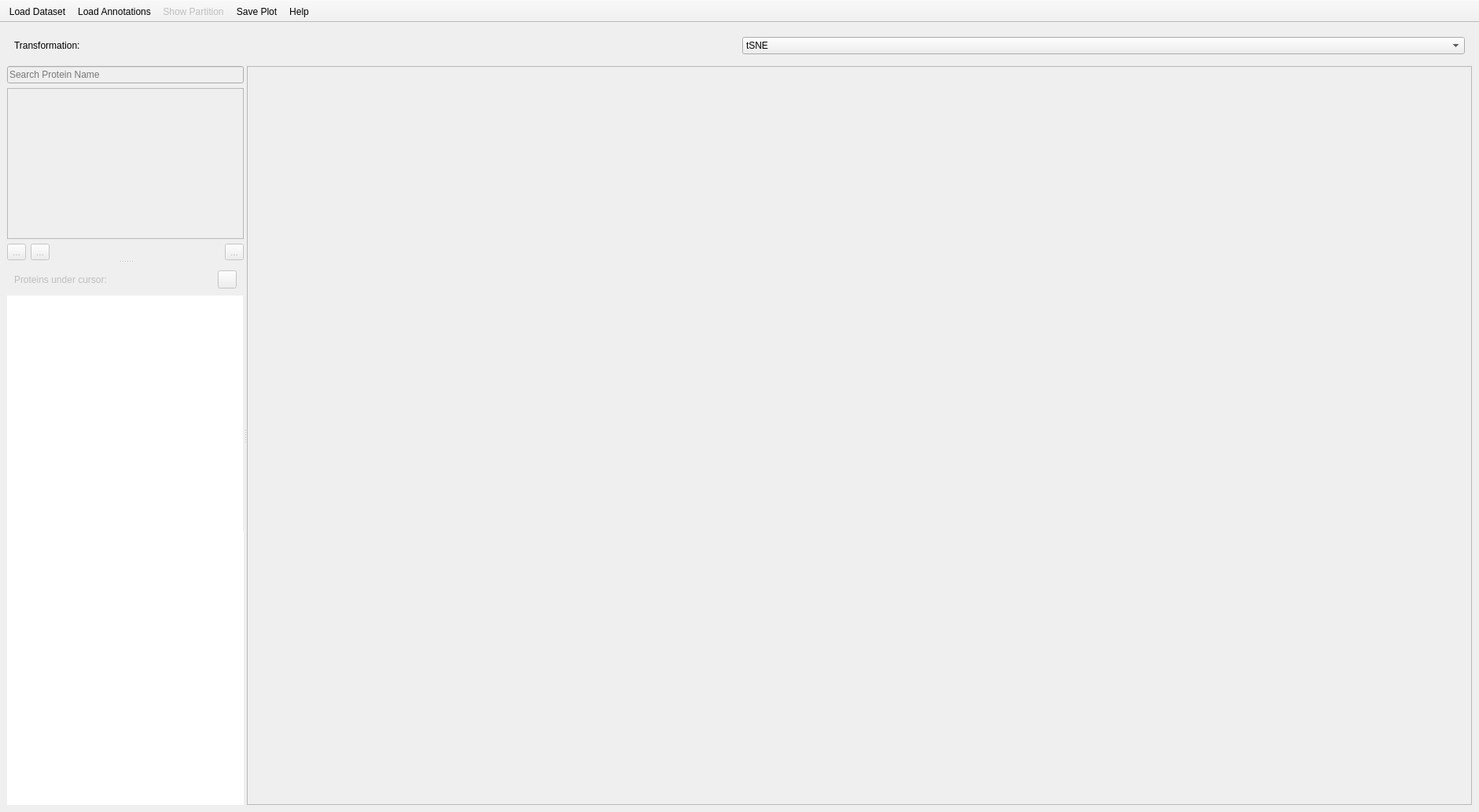
<?xml version="1.0" encoding="UTF-8"?>
<ui version="4.0">
 <class>MainWindow</class>
 <widget class="QMainWindow" name="MainWindow">
  <property name="geometry">
   <rect>
    <x>0</x>
    <y>0</y>
    <width>1881</width>
    <height>1033</height>
   </rect>
  </property>
  <property name="windowTitle">
   <string>Belki</string>
  </property>
  <property name="windowIcon">
   <iconset resource="resources.qrc">
    <normaloff>:/icons/appicon</normaloff>:/icons/appicon</iconset>
  </property>
  <widget class="QWidget" name="centralwidget">
   <layout class="QVBoxLayout" name="verticalLayout_2">
    <item>
     <widget class="QWidget" name="topBar" native="true">
      <property name="autoFillBackground">
       <bool>true</bool>
      </property>
      <layout class="QHBoxLayout" name="horizontalLayout">
       <item>
        <widget class="QLabel" name="label">
         <property name="text">
          <string>Transformation:</string>
         </property>
        </widget>
       </item>
       <item>
        <widget class="QComboBox" name="transformSelect">
         <property name="currentIndex">
          <number>3</number>
         </property>
         <item>
          <property name="text">
           <string>PCA12</string>
          </property>
         </item>
         <item>
          <property name="text">
           <string>PCA13</string>
          </property>
         </item>
         <item>
          <property name="text">
           <string>PCA23</string>
          </property>
         </item>
         <item>
          <property name="text">
           <string>tSNE</string>
          </property>
         </item>
        </widget>
       </item>
      </layout>
     </widget>
    </item>
    <item>
     <widget class="QSplitter" name="splitter">
      <property name="sizePolicy">
       <sizepolicy hsizetype="Expanding" vsizetype="Expanding">
        <horstretch>0</horstretch>
        <verstretch>0</verstretch>
       </sizepolicy>
      </property>
      <property name="orientation">
       <enum>Qt::Horizontal</enum>
      </property>
      <widget class="QSplitter" name="leftBar">
       <property name="orientation">
        <enum>Qt::Vertical</enum>
       </property>
       <widget class="QWidget" name="markerWidget" native="true">
        <property name="enabled">
         <bool>false</bool>
        </property>
        <layout class="QVBoxLayout" name="verticalLayout_4">
         <property name="leftMargin">
          <number>0</number>
         </property>
         <property name="topMargin">
          <number>0</number>
         </property>
         <property name="rightMargin">
          <number>0</number>
         </property>
         <property name="bottomMargin">
          <number>0</number>
         </property>
         <item>
          <widget class="QLineEdit" name="protSearch">
           <property name="sizePolicy">
            <sizepolicy hsizetype="Expanding" vsizetype="Fixed">
             <horstretch>0</horstretch>
             <verstretch>0</verstretch>
            </sizepolicy>
           </property>
           <property name="placeholderText">
            <string>Search Protein Name</string>
           </property>
          </widget>
         </item>
         <item>
          <widget class="QListView" name="protList">
           <property name="sizePolicy">
            <sizepolicy hsizetype="Expanding" vsizetype="Preferred">
             <horstretch>0</horstretch>
             <verstretch>0</verstretch>
            </sizepolicy>
           </property>
           <property name="verticalScrollBarPolicy">
            <enum>Qt::ScrollBarAsNeeded</enum>
           </property>
           <property name="horizontalScrollBarPolicy">
            <enum>Qt::ScrollBarAlwaysOff</enum>
           </property>
           <property name="selectionMode">
            <enum>QAbstractItemView::NoSelection</enum>
           </property>
           <property name="uniformItemSizes">
            <bool>true</bool>
           </property>
          </widget>
         </item>
         <item>
          <layout class="QHBoxLayout" name="horizontalLayout_2">
           <item>
            <widget class="QToolButton" name="loadMarkersButton">
             <property name="text">
              <string>...</string>
             </property>
            </widget>
           </item>
           <item>
            <widget class="QToolButton" name="saveMarkersButton">
             <property name="text">
              <string>...</string>
             </property>
            </widget>
           </item>
           <item>
            <spacer name="horizontalSpacer">
             <property name="orientation">
              <enum>Qt::Horizontal</enum>
             </property>
             <property name="sizeHint" stdset="0">
              <size>
               <width>40</width>
               <height>20</height>
              </size>
             </property>
            </spacer>
           </item>
           <item>
            <widget class="QToolButton" name="clearMarkersButton">
             <property name="text">
              <string>...</string>
             </property>
            </widget>
           </item>
          </layout>
         </item>
        </layout>
       </widget>
       <widget class="QWidget" name="cursorWidget" native="true">
        <property name="sizePolicy">
         <sizepolicy hsizetype="Preferred" vsizetype="Preferred">
          <horstretch>0</horstretch>
          <verstretch>1</verstretch>
         </sizepolicy>
        </property>
        <layout class="QVBoxLayout" name="verticalLayout_3">
         <property name="spacing">
          <number>0</number>
         </property>
         <property name="leftMargin">
          <number>0</number>
         </property>
         <property name="topMargin">
          <number>0</number>
         </property>
         <property name="rightMargin">
          <number>0</number>
         </property>
         <property name="bottomMargin">
          <number>0</number>
         </property>
         <item>
          <widget class="QWidget" name="cursorCaption" native="true">
           <property name="enabled">
            <bool>false</bool>
           </property>
           <layout class="QHBoxLayout" name="horizontalLayout_3">
            <item>
             <widget class="QLabel" name="label_2">
              <property name="text">
               <string>Proteins under cursor:</string>
              </property>
             </widget>
            </item>
            <item>
             <widget class="QToolButton" name="profileViewButton"/>
            </item>
           </layout>
          </widget>
         </item>
         <item>
          <widget class="QWidget" name="cursorInlet" native="true">
           <property name="sizePolicy">
            <sizepolicy hsizetype="Preferred" vsizetype="Expanding">
             <horstretch>0</horstretch>
             <verstretch>0</verstretch>
            </sizepolicy>
           </property>
           <property name="autoFillBackground">
            <bool>true</bool>
           </property>
           <layout class="QVBoxLayout" name="verticalLayout_5">
            <property name="spacing">
             <number>0</number>
            </property>
            <property name="leftMargin">
             <number>0</number>
            </property>
            <property name="topMargin">
             <number>0</number>
            </property>
            <property name="rightMargin">
             <number>0</number>
            </property>
            <property name="bottomMargin">
             <number>0</number>
            </property>
            <item>
             <layout class="QHBoxLayout" name="layout_2">
              <property name="spacing">
               <number>0</number>
              </property>
              <item>
               <widget class="QtCharts::QChartView" name="cursorPlot">
                <property name="sizePolicy">
                 <sizepolicy hsizetype="Expanding" vsizetype="Preferred">
                  <horstretch>0</horstretch>
                  <verstretch>0</verstretch>
                 </sizepolicy>
                </property>
                <property name="minimumSize">
                 <size>
                  <width>300</width>
                  <height>0</height>
                 </size>
                </property>
                <property name="frameShape">
                 <enum>QFrame::NoFrame</enum>
                </property>
               </widget>
              </item>
              <item>
               <spacer name="verticalSpacer_2">
                <property name="orientation">
                 <enum>Qt::Vertical</enum>
                </property>
                <property name="sizeType">
                 <enum>QSizePolicy::Fixed</enum>
                </property>
                <property name="sizeHint" stdset="0">
                 <size>
                  <width>1</width>
                  <height>300</height>
                 </size>
                </property>
               </spacer>
              </item>
             </layout>
            </item>
            <item>
             <widget class="QTextBrowser" name="cursorList">
              <property name="frameShape">
               <enum>QFrame::NoFrame</enum>
              </property>
              <property name="readOnly">
               <bool>true</bool>
              </property>
              <property name="openExternalLinks">
               <bool>true</bool>
              </property>
             </widget>
            </item>
           </layout>
          </widget>
         </item>
        </layout>
       </widget>
      </widget>
      <widget class="ChartView" name="chartView">
       <property name="enabled">
        <bool>false</bool>
       </property>
       <property name="sizePolicy">
        <sizepolicy hsizetype="Expanding" vsizetype="Expanding">
         <horstretch>3</horstretch>
         <verstretch>0</verstretch>
        </sizepolicy>
       </property>
       <property name="mouseTracking">
        <bool>false</bool>
       </property>
      </widget>
     </widget>
    </item>
   </layout>
  </widget>
  <widget class="QToolBar" name="toolBar">
   <property name="contextMenuPolicy">
    <enum>Qt::NoContextMenu</enum>
   </property>
   <property name="windowTitle">
    <string>toolBar</string>
   </property>
   <property name="movable">
    <bool>false</bool>
   </property>
   <property name="floatable">
    <bool>false</bool>
   </property>
   <attribute name="toolBarArea">
    <enum>TopToolBarArea</enum>
   </attribute>
   <attribute name="toolBarBreak">
    <bool>false</bool>
   </attribute>
   <addaction name="actionLoadDataset"/>
   <addaction name="actionLoadAnnotations"/>
   <addaction name="actionShowPartition"/>
   <addaction name="actionSavePlot"/>
   <addaction name="actionHelp"/>
  </widget>
  <action name="actionLoadDataset">
   <property name="icon">
    <iconset theme="document-open">
     <normaloff>.</normaloff>.</iconset>
   </property>
   <property name="text">
    <string>Load Dataset</string>
   </property>
   <property name="toolTip">
    <string>Load a .tsv peak volumnes file</string>
   </property>
  </action>
  <action name="actionHelp">
   <property name="icon">
    <iconset theme="help-about">
     <normaloff>.</normaloff>.</iconset>
   </property>
   <property name="text">
    <string>Help</string>
   </property>
  </action>
  <action name="actionLoadMarkers">
   <property name="icon">
    <iconset theme="document-open">
     <normaloff>.</normaloff>.</iconset>
   </property>
   <property name="text">
    <string>Load Markers</string>
   </property>
   <property name="toolTip">
    <string>Load a text file with list of marker protein names</string>
   </property>
  </action>
  <action name="actionSaveMarkers">
   <property name="icon">
    <iconset theme="document-save">
     <normaloff>.</normaloff>.</iconset>
   </property>
   <property name="text">
    <string>Save Markers</string>
   </property>
   <property name="toolTip">
    <string>Save a text file with list of marker protein names</string>
   </property>
  </action>
  <action name="actionClearMarkers">
   <property name="icon">
    <iconset theme="edit-delete">
     <normaloff>.</normaloff>.</iconset>
   </property>
   <property name="text">
    <string>Clear Markers</string>
   </property>
   <property name="toolTip">
    <string>Remove all current markers</string>
   </property>
  </action>
  <action name="actionShowPartition">
   <property name="checkable">
    <bool>true</bool>
   </property>
   <property name="enabled">
    <bool>false</bool>
   </property>
   <property name="text">
    <string>Show Partition</string>
   </property>
   <property name="toolTip">
    <string>Color samples by their partition/cluster</string>
   </property>
  </action>
  <action name="actionLoadAnnotations">
   <property name="icon">
    <iconset theme="document-open">
     <normaloff>.</normaloff>.</iconset>
   </property>
   <property name="text">
    <string>Load Annotations</string>
   </property>
   <property name="toolTip">
    <string>Load a .tsv annotition file</string>
   </property>
  </action>
  <action name="actionSavePlot">
   <property name="icon">
    <iconset theme="camera">
     <normaloff>.</normaloff>.</iconset>
   </property>
   <property name="text">
    <string>Save Plot</string>
   </property>
   <property name="toolTip">
    <string>Save the plot to SVG or PDF</string>
   </property>
  </action>
  <action name="actionProfileView">
   <property name="enabled">
    <bool>false</bool>
   </property>
   <property name="icon">
    <iconset theme="view-fullscreen">
     <normaloff>.</normaloff>.</iconset>
   </property>
   <property name="text">
    <string>Open Full Plot</string>
   </property>
   <property name="toolTip">
    <string>Show proteins under cursor in new window</string>
   </property>
   <property name="shortcut">
    <string>V</string>
   </property>
  </action>
 </widget>
 <customwidgets>
  <customwidget>
   <class>QtCharts::QChartView</class>
   <extends>QGraphicsView</extends>
   <header location="global">QtCharts/QChartView</header>
  </customwidget>
  <customwidget>
   <class>ChartView</class>
   <extends>QGraphicsView</extends>
   <header>chartview.h</header>
  </customwidget>
 </customwidgets>
 <resources>
  <include location="resources.qrc"/>
 </resources>
 <connections/>
</ui>
